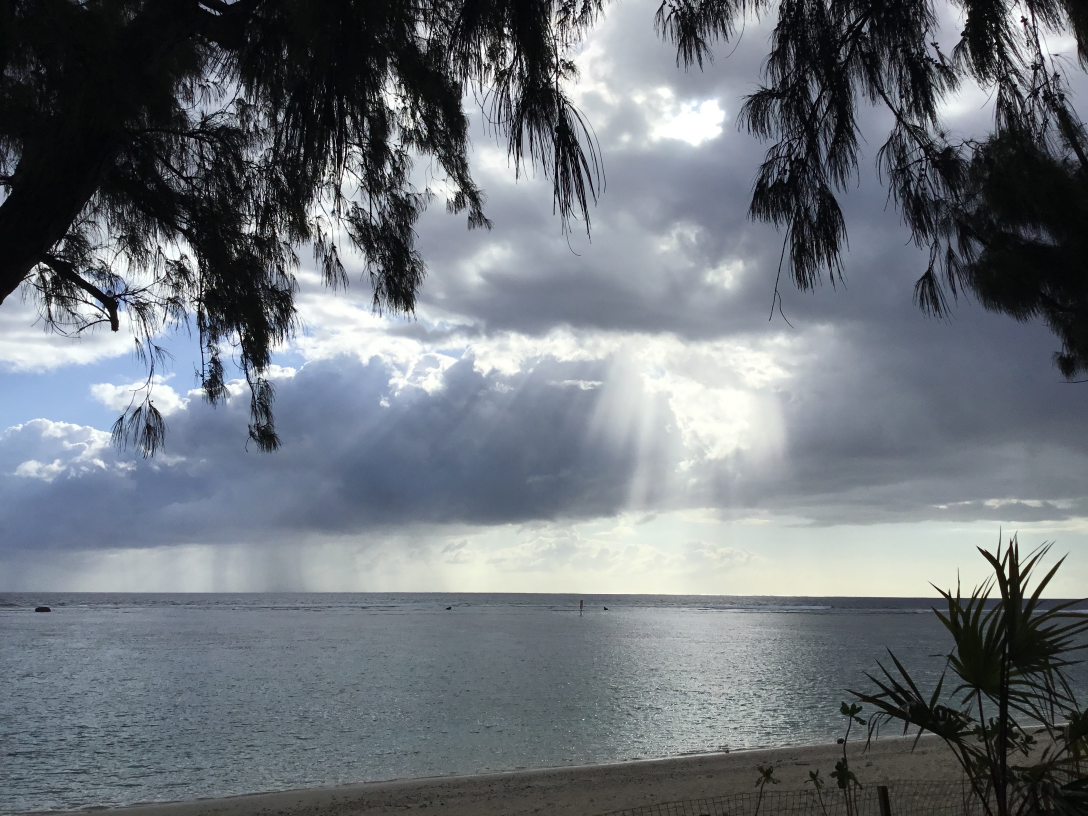
#> input picture images/IMG_2792.jpeg, 3264 x 2448 px (shown at 1/3 size); its folder holds only this picture in this run
$ python resize-images.py images out
#> lines starting #> are read from the running program, lines starting #| are printed output that depends on the picture
import os
import tempfile
import sys
from PIL import Image

print("Processing image files")
print(f"Current directory: {os.getcwd()}")

images_dir = os.path.join(os.getcwd(), sys.argv[1])

if len(sys.argv) > 2:
  output_dir = sys.argv[2]
  os.makedirs(output_dir)
else:
  output_dir = tempfile.mkdtemp()

print(f"Images input directory: {images_dir}")
print(f"Output directory: {output_dir}")

for fname in os.listdir(images_dir):
      print(f"processing file: {fname}")
      if fname.split(".")[1].lower() in ["jpeg", "jpg", "png"]:
         fpath = os.path.join(images_dir, fname)
         img = Image.open(fpath)
#> img is the input picture: PIL image 3264x2448 RGB; mean R, G, B 110.1, 116.4, 123
         print(f"File size: {img.size}")
#| File size: (3264, 2448)
         orig_x, orig_y = img.size
#> orig_x = 3264; orig_y = 2448
         factor = 800 / orig_x
#> factor = 0.245
         y = int(factor * orig_y)
#> y = 600
         img.thumbnail((800, y))
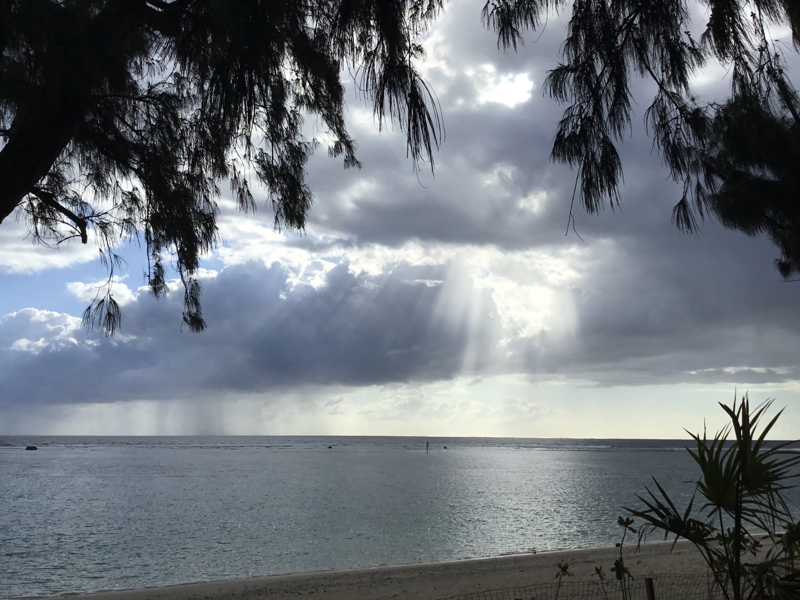
#> img: PIL image 800x600 RGB; mean R, G, B 110.3, 116.5, 123.2
         output_img = os.path.join(output_dir, fname)
         img.save(output_img, 'JPEG', quality=70)
         print(f"New image file: {output_img}")
         print(f"New file size: {img.size}")
#| New file size: (800, 600)
